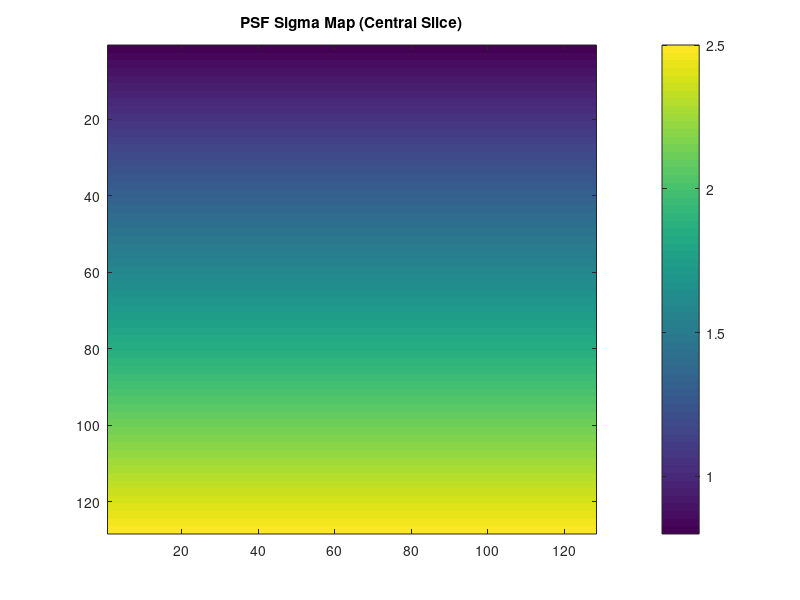

MATLAB code to generate this figure:
% create_psf_map_example.m
% 这是一个示例脚本，用于生成 C++ SPECT-recon 程序所需的 PSF Map 文件。
% PSF Map 定义了重建图像空间中每个体素位置的 PSF Sigma 值（像素单位）。

clear; clc;

%% 1. 配置参数
nx = 128;
ny = 128;
nz = 128;
output_mat_file = 'psf_map.mat';
output_bin_file = 'psf_map.bin';

%% 2. 创建 PSF Map 数据
% 这里作为一个示例，我们创建一个随深度（y轴）线性变化的 PSF Map
% 假设探测器在 y = 0 处，物体中心在 y = ny/2
% Sigma = min_sigma + slope * distance

min_sigma = 0.8; % 最小模糊 (像素)
max_sigma = 2.5; % 最大模糊 (像素)

% 初始化 3D 矩阵
psf_map = zeros(nx, ny, nz, 'single'); % 使用 single (float32)

[X, Y, Z] = meshgrid(1:nx, 1:ny, 1:nz);

% 示例逻辑：假设模糊程度主要与 Y 轴（深度）有关
% 归一化 Y 坐标到 [0, 1]
normalized_dist = (Y - 1) / (ny - 1);

% 计算 Sigma
psf_map = min_sigma + (max_sigma - min_sigma) * normalized_dist;

% 可选：添加一些随机扰动或特定区域的模糊
% psf_map(60:70, 60:70, 60:70) = 3.0;

%% 3. 保存为 .mat 文件 (推荐)
% C++ 程序会读取名为 'psf_map' 的变量
fprintf('Saving to %s...\n', output_mat_file);
save(output_mat_file, 'psf_map');

%% 4. 保存为二进制 .bin 文件 (Float32 Raw)
% 如果不使用 MAT 文件，也可以保存为纯二进制
fprintf('Saving to %s...\n', output_bin_file);
fid = fopen(output_bin_file, 'wb');
if fid == -1
    error('Cannot open file for writing');
end
fwrite(fid, psf_map, 'single'); % 必须写入 float32
fclose(fid);

fprintf('Done! You can use these files with SPECT-recon:\n');
fprintf('  SPECT-recon ... -psfMap %s\n', output_mat_file);
fprintf('  SPECT-recon ... -psfMap %s\n', output_bin_file);

% 可视化中间切片
figure;
imagesc(squeeze(psf_map(:, :, round(nz/2))));
colorbar;
title('PSF Sigma Map (Central Slice)');
axis image;
